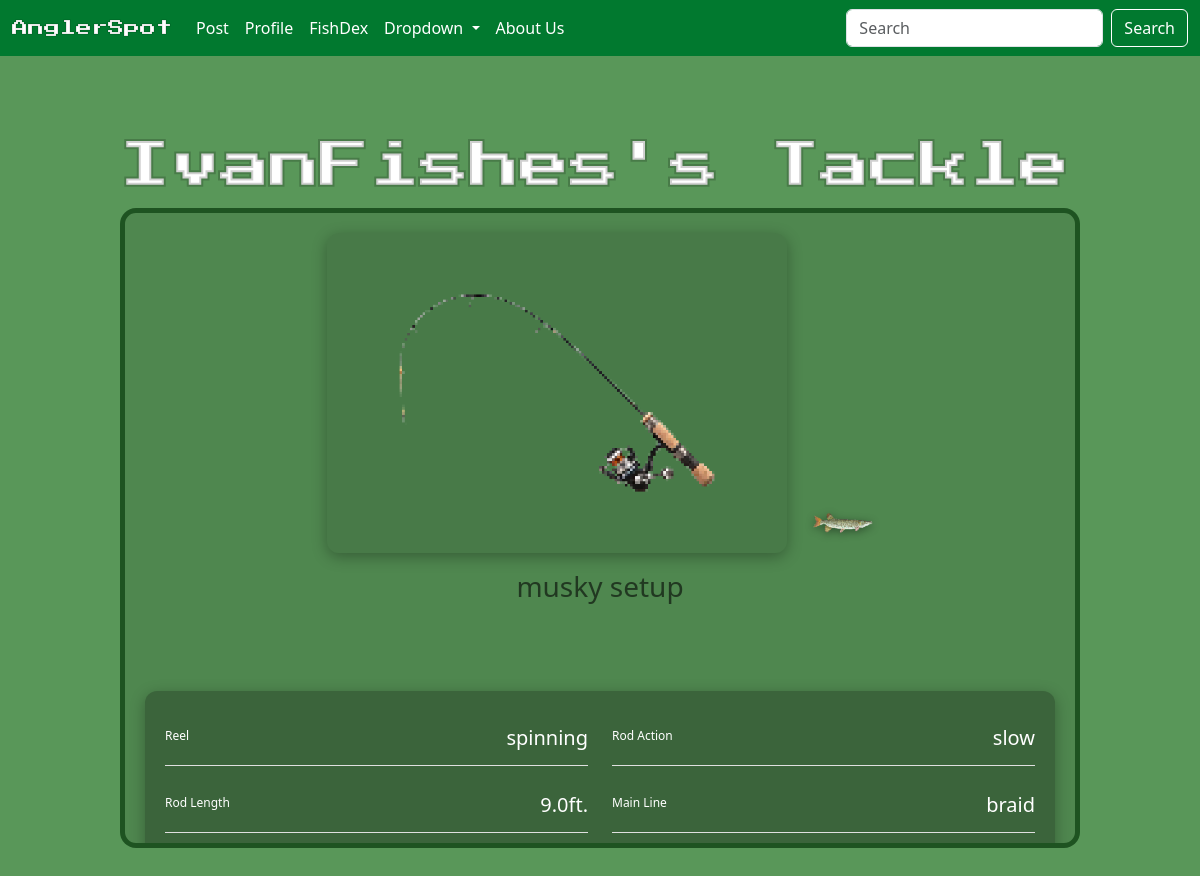
Screenshot of /tackle_detail/rod/1/ (signed in) with the database file from the repository.
### angler/models/tackle.py (models this page shows, shortened)
class RodAndReel(models.Model):
    LINE_CHOICES = (('monofilament', 'Mono'),
                     ('fluorocarbon', 'Flouro'),
                       ('braid', 'Braid'))
    REEL_CHOICES = (('spinning','Spinning'),
                     ('baitcaster','Baitcaster'),
                       ('spincast','Spincast'), ('fly', 'Fly'),
                         ('conventional', 'Conventional'))
    ROD_ACTION_CHOICES = (('slow','Slow'),
                          ('medium', 'Medium'),
                          ('fast', 'Fast'),
                          ('extra fast', 'Extra Fast'))
    name = models.CharField(max_length=100)
    user = models.ForeignKey(User, on_delete=models.CASCADE)
    reel_type = models.CharField(max_length=100, choices=REEL_CHOICES, default='spinning')
    rod_action = models.CharField(max_length=100, choices=ROD_ACTION_CHOICES, default='medium')
    rod_length = models.DecimalField(default=6, max_digits=3, decimal_places=1)
    line = models.CharField(max_length=100, choices=LINE_CHOICES)
    line_pound = models.PositiveIntegerField(
        validators=[
            MaxValueValidator(999),
            MinValueValidator(1)
        ], null=True, blank=True
    )
    line_length = models.PositiveIntegerField(validators=[
            MaxValueValidator(10000),
            MinValueValidator(1)
        ],null=True, blank=True)
    leader = models.CharField(max_length=100, choices=LINE_CHOICES, null=True, blank=True)
    leader_line_pound = models.PositiveIntegerField(
        validators=[
            MaxValueValidator(999),
            MinValueValidator(1)
        ], null=True, blank=True
    )
    leader_length = models.PositiveIntegerField(
        validators=[
            MaxValueValidator(1000),
            MinValueValidator(1)
        ], null=True, blank=True)

### angler/models/user.py (models this page shows, shortened)
class User(AbstractUser):
    is_private = models.BooleanField(default=False)
    points = models.PositiveIntegerField(default=0) #previous idea have a cap on points validators=[MaxValueValidator(5000)]
    @property
    def get_profile_name(self):
        return Profile.objects.get(user=self).profile_name

class Profile(models.Model):
    user = models.OneToOneField(User, on_delete=models.CASCADE)
    profile_image = models.ImageField(default='default_profile_img.jpg', upload_to='profile_img/', null=False, blank=True)
    profile_name = models.CharField(max_length=16, blank=True)
    bio = models.TextField(max_length=500, blank=True)

### angler/models/fish.py (models this page shows, shortened)
class FishEntry(models.Model):
    fish = models.ForeignKey(Fish, on_delete=models.CASCADE)
    fish_dex = models.ForeignKey(FishDex, on_delete=models.CASCADE)
    entry_weight = models.DecimalField(max_digits=5, decimal_places=1)
    entry_length = models.DecimalField(max_digits=5, decimal_places=2)
    fish_dex_image = models.ImageField(upload_to='fishdex_img/', blank=True)
    tackle = models.ForeignKey(RodAndReel, null=True, blank=True, on_delete=models.SET_NULL)
    lure = models.ForeignKey(Lure, null=True, blank=True, on_delete=models.SET_NULL)
    caught_at = models.DateTimeField(auto_now=True)
    latitude = models.DecimalField(max_digits=9, decimal_places=6, null=True, blank=True)
    longitude = models.DecimalField(max_digits=9, decimal_places=6, null=True, blank=True)
    class Meta:
        unique_together = ('fish', 'fish_dex')

class Fish(models.Model):
    name = models.CharField(max_length=100, unique=True)
    fish_group = models.CharField(max_length=100, blank=True) #i.e bass is the group and the fish name would be large mouth bass
    weight = models.DecimalField(max_digits=5, decimal_places=1) # i.e 1230.9
    length = models.DecimalField(max_digits=5, decimal_places=2) # standard unnit will be inches (form will accept feet and or inches then convert to inches) i.e 234.43
    shiny = models.BooleanField(default=False)
    fish_avatar = models.ImageField(upload_to=content_file_name) #will be stock image for type of fish

### angler/views/tackle.py (the view)
# urls.py: path('tackle_detail/<str:tackle_type>/<int:tackle_id>/', TackleDetailView.as_view(), name='tackle_detail'),
class TackleDetailView(LoginRequiredMixin, View):
    login_url = '/login'
    def get(self, request, tackle_type, tackle_id):
        if tackle_type == 'lure':
            tackle_obj = get_object_or_404(Lure, id=tackle_id)
            fish_entries = FishEntry.objects.filter(lure=tackle_obj)
        elif tackle_type == 'rod':
            tackle_obj = get_object_or_404(RodAndReel, id=tackle_id)
            fish_entries = FishEntry.objects.filter(tackle=tackle_obj)
        else:
            raise ValueError('Invalid tackle type')
        context = {'tackle_obj': tackle_obj,
                    'tackle_type':tackle_type,
                    'fish_entries':fish_entries}
        print(f"{tackle_type}.png")
        return render(request, 'angler/tackle/detail.html',context)

### angler/templates/angler/tackle/detail.html (shortened to what this page needs)
{% extends 'angler/base.html'%}
{% load static %}
{% block content %}
 <h2 class="section-title-detail">{{ tackle_obj.user.get_profile_name }}'s Tackle</h2>
 <div class="practice-box2" >
    <div class="detail-container">
        <div class="detail-header">
            <div class="detail-img-wrapper">
                <img class="detail-img" src="{% static 'icons/'|add:tackle_type|add:'.png' %}"/>
                <div class="detail-img-actions">
                    {% for entry in fish_entries %}
                        <a href="{% url 'fishdex_detail' entry.fish_dex.id entry.id %}">
                            <img src="{{ entry.fish.fish_avatar.url }}" alt="action 1" class="detail-action-icon" />
                        </a>
                    {% endfor %}
                </div>
            </div>
            <div class="detail-header-text">
                <span class="detail-name">{{ tackle_obj.name }}</span>
            </div>
        </div>
         <br>
         <div class="detail-fields-wrapper">
             <div class="detail-fields">
                {% if tackle_type == 'rod'%}
                    <div class="field-row">
                        <span class="field-label">Reel</span>
                        <span class="field-value">{{ tackle_obj.reel_type }}</span>
                    </div>
                    <div class="field-row">
                        <span class="field-label">Rod Action</span>
                        <span class="field-value">{{ tackle_obj.rod_action }}</span>
                    </div>
                    <div class="field-row">
                        <span class="field-label">Rod Length</span>
                        <span class="field-value">{{ tackle_obj.rod_length }}ft.</span>
                    </div>
                    <div class="field-row">
                        <span class="field-label">Main Line</span>
                        <span class="field-value">{{ tackle_obj.line }}</span>
                    </div>
                    <div class="field-row">
                    </div>
                    <div class="field-row">
                    </div>
                {% endif %}
            </div>
        </div>
    </div>
</div>
{% endblock %}

### angler/static/css/style.css (style rules this page uses)
a { text-decoration: none; color: green; }
img { background: transparent; }
.practice-box2 { position: relative; width: 80vw; height: 80vh; border: 5px solid #0133059d; margin: 0 auto 10vh; box-sizing: border-box; padding: 20px; border-radius: 16px; overflow: hidden; background-color: #0000001a; }
.field-row { display: flex; justify-content: space-between; align-items: center; gap: 6px; }
.field-label { font-size: 0.6vw; color: #ffffff; white-space: nowrap; }
.field-value { font-size: 0.6vw; color: #000000; text-align: right; white-space: nowrap; overflow: hidden; text-overflow: ellipsis; max-width: 90px; }
.detail-container { display: flex; flex-direction: column; gap: 20px; height: 100%; }
.detail-header { display: flex; flex-direction: column; align-items: center; gap: 12px; text-align: center; width: 100%; }
.detail-img { width: 60%; height: auto; min-width: 150px; max-height: 40vh; border-radius: 12px; object-fit: contain; background: #00000018; box-shadow: 0px 4px 15px rgba(0, 0, 0, 0.3); }
.detail-header-text { display: flex; flex-direction: column; gap: 4px; }
.detail-name { font-size: 28px; font-weight: 500; color: #00000094; }
.detail-fields { width: 100%; display: grid; grid-template-columns: 1fr 1fr; gap: 12px 24px; height: 70%; align-content: space-between; }
.detail-fields .field-row { padding: 12px 0; border-bottom: 0.5px solid #e0e0e0; }
.detail-fields .field-label { font-size: 12px; color: #ffffff; margin-bottom: 4px; display: block; }
.detail-fields .field-value { font-size: 20px; color: #ffffff; max-width: 100%; }
.detail-fields-wrapper { background-color: rgba(0, 0, 0, 0.26); border-radius: 12px; padding: 20px; height: 50%; width: 100%; margin-top: 20px; flex: 1; box-shadow: 0px 4px 15px rgba(0, 0, 0, 0.3); }
.section-title-detail { width: 80vw; margin: 10vh auto 12px; font-size: 50px; font-weight: 500; font-family: 'Press Start 2P'; color: #ffffff; -webkit-text-stroke: 4px #0000002f; }
body { background-color: #599759; }
.detail-img-wrapper { position: relative; width: 60%; min-width: 150px; display: flex; flex-direction: row; align-items: flex-end; gap: 10px; }
.detail-img-actions { display: flex; flex-direction: column; gap: 8px; margin-left: 16px; }
.detail-img { width: 100%; height: auto; max-height: 40vh; border-radius: 12px; object-fit: contain; background: #00000018; box-shadow: 0px 4px 15px rgba(0, 0, 0, 0.3); }
.detail-action-icon { width: 60px; height: 60px; object-fit: contain; filter: drop-shadow(0px 2px 4px rgba(0, 0, 0, 0.4)); transition: transform 0.15s; }

### rows the page displays
RodAndReel: user.get_profile_name "IvanFishes", name "musky setup", reel_type "spinning", rod_action "slow", rod_length "9.0", line "braid"
FishEntry: fish.fish_avatar (picture)
